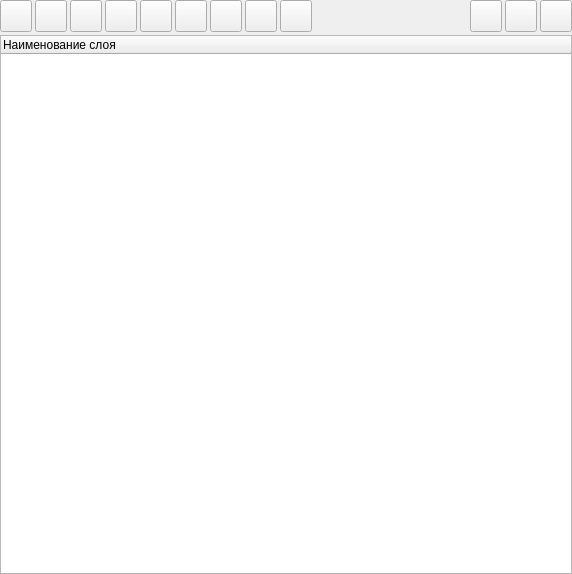
<?xml version="1.0" encoding="UTF-8"?>
<ui version="4.0">
 <class>LayersManagerForm</class>
 <widget class="QWidget" name="LayersManagerForm">
  <property name="geometry">
   <rect>
    <x>0</x>
    <y>0</y>
    <width>572</width>
    <height>574</height>
   </rect>
  </property>
  <property name="windowTitle">
   <string>Form</string>
  </property>
  <layout class="QVBoxLayout" name="verticalLayout">
   <property name="spacing">
    <number>3</number>
   </property>
   <property name="leftMargin">
    <number>0</number>
   </property>
   <property name="topMargin">
    <number>0</number>
   </property>
   <property name="rightMargin">
    <number>0</number>
   </property>
   <property name="bottomMargin">
    <number>0</number>
   </property>
   <item>
    <layout class="QHBoxLayout" name="horizontalLayout">
     <property name="spacing">
      <number>3</number>
     </property>
     <item>
      <widget class="QPushButton" name="openImage">
       <property name="minimumSize">
        <size>
         <width>32</width>
         <height>32</height>
        </size>
       </property>
       <property name="maximumSize">
        <size>
         <width>32</width>
         <height>32</height>
        </size>
       </property>
       <property name="text">
        <string/>
       </property>
       <property name="iconSize">
        <size>
         <width>26</width>
         <height>26</height>
        </size>
       </property>
      </widget>
     </item>
     <item>
      <widget class="QPushButton" name="editImage">
       <property name="minimumSize">
        <size>
         <width>32</width>
         <height>32</height>
        </size>
       </property>
       <property name="maximumSize">
        <size>
         <width>32</width>
         <height>32</height>
        </size>
       </property>
       <property name="text">
        <string/>
       </property>
       <property name="iconSize">
        <size>
         <width>26</width>
         <height>26</height>
        </size>
       </property>
      </widget>
     </item>
     <item>
      <widget class="QPushButton" name="createSvg">
       <property name="enabled">
        <bool>true</bool>
       </property>
       <property name="minimumSize">
        <size>
         <width>32</width>
         <height>32</height>
        </size>
       </property>
       <property name="maximumSize">
        <size>
         <width>32</width>
         <height>32</height>
        </size>
       </property>
       <property name="text">
        <string/>
       </property>
       <property name="iconSize">
        <size>
         <width>26</width>
         <height>26</height>
        </size>
       </property>
      </widget>
     </item>
     <item>
      <widget class="QPushButton" name="openSvg">
       <property name="enabled">
        <bool>true</bool>
       </property>
       <property name="minimumSize">
        <size>
         <width>32</width>
         <height>32</height>
        </size>
       </property>
       <property name="maximumSize">
        <size>
         <width>32</width>
         <height>32</height>
        </size>
       </property>
       <property name="text">
        <string/>
       </property>
       <property name="iconSize">
        <size>
         <width>26</width>
         <height>26</height>
        </size>
       </property>
      </widget>
     </item>
     <item>
      <widget class="QPushButton" name="editGraph">
       <property name="enabled">
        <bool>true</bool>
       </property>
       <property name="minimumSize">
        <size>
         <width>32</width>
         <height>32</height>
        </size>
       </property>
       <property name="maximumSize">
        <size>
         <width>32</width>
         <height>32</height>
        </size>
       </property>
       <property name="text">
        <string/>
       </property>
       <property name="iconSize">
        <size>
         <width>26</width>
         <height>26</height>
        </size>
       </property>
      </widget>
     </item>
     <item>
      <widget class="QPushButton" name="editSvg">
       <property name="enabled">
        <bool>true</bool>
       </property>
       <property name="minimumSize">
        <size>
         <width>32</width>
         <height>32</height>
        </size>
       </property>
       <property name="maximumSize">
        <size>
         <width>32</width>
         <height>32</height>
        </size>
       </property>
       <property name="text">
        <string/>
       </property>
       <property name="iconSize">
        <size>
         <width>26</width>
         <height>26</height>
        </size>
       </property>
      </widget>
     </item>
     <item>
      <widget class="QPushButton" name="createEtalonImage">
       <property name="enabled">
        <bool>true</bool>
       </property>
       <property name="minimumSize">
        <size>
         <width>32</width>
         <height>32</height>
        </size>
       </property>
       <property name="maximumSize">
        <size>
         <width>32</width>
         <height>32</height>
        </size>
       </property>
       <property name="text">
        <string/>
       </property>
       <property name="iconSize">
        <size>
         <width>26</width>
         <height>26</height>
        </size>
       </property>
      </widget>
     </item>
     <item>
      <widget class="QPushButton" name="editEtalonImageOrPolygon">
       <property name="sizePolicy">
        <sizepolicy hsizetype="Fixed" vsizetype="Fixed">
         <horstretch>0</horstretch>
         <verstretch>0</verstretch>
        </sizepolicy>
       </property>
       <property name="minimumSize">
        <size>
         <width>32</width>
         <height>32</height>
        </size>
       </property>
       <property name="maximumSize">
        <size>
         <width>32</width>
         <height>32</height>
        </size>
       </property>
       <property name="text">
        <string/>
       </property>
       <property name="iconSize">
        <size>
         <width>26</width>
         <height>26</height>
        </size>
       </property>
      </widget>
     </item>
     <item>
      <widget class="QToolButton" name="deleteEntity">
       <property name="enabled">
        <bool>true</bool>
       </property>
       <property name="minimumSize">
        <size>
         <width>32</width>
         <height>32</height>
        </size>
       </property>
       <property name="maximumSize">
        <size>
         <width>32</width>
         <height>32</height>
        </size>
       </property>
       <property name="toolTip">
        <string>Удалить</string>
       </property>
       <property name="text">
        <string/>
       </property>
      </widget>
     </item>
     <item>
      <spacer name="horizontalSpacer">
       <property name="orientation">
        <enum>Qt::Horizontal</enum>
       </property>
       <property name="sizeHint" stdset="0">
        <size>
         <width>0</width>
         <height>20</height>
        </size>
       </property>
      </spacer>
     </item>
     <item>
      <spacer name="verticalSpacer">
       <property name="orientation">
        <enum>Qt::Vertical</enum>
       </property>
       <property name="sizeType">
        <enum>QSizePolicy::Fixed</enum>
       </property>
       <property name="sizeHint" stdset="0">
        <size>
         <width>0</width>
         <height>32</height>
        </size>
       </property>
      </spacer>
     </item>
     <item>
      <widget class="QPushButton" name="exportFloor">
       <property name="minimumSize">
        <size>
         <width>32</width>
         <height>32</height>
        </size>
       </property>
       <property name="maximumSize">
        <size>
         <width>32</width>
         <height>32</height>
        </size>
       </property>
       <property name="toolTip">
        <string>Экспортировать этаж</string>
       </property>
       <property name="text">
        <string/>
       </property>
       <property name="iconSize">
        <size>
         <width>26</width>
         <height>26</height>
        </size>
       </property>
      </widget>
     </item>
     <item>
      <widget class="QPushButton" name="addLayer">
       <property name="minimumSize">
        <size>
         <width>32</width>
         <height>32</height>
        </size>
       </property>
       <property name="maximumSize">
        <size>
         <width>32</width>
         <height>32</height>
        </size>
       </property>
       <property name="toolTip">
        <string>Добавить слой</string>
       </property>
       <property name="text">
        <string/>
       </property>
       <property name="iconSize">
        <size>
         <width>26</width>
         <height>26</height>
        </size>
       </property>
      </widget>
     </item>
     <item>
      <widget class="QPushButton" name="deleteLayer">
       <property name="enabled">
        <bool>true</bool>
       </property>
       <property name="minimumSize">
        <size>
         <width>32</width>
         <height>32</height>
        </size>
       </property>
       <property name="maximumSize">
        <size>
         <width>32</width>
         <height>32</height>
        </size>
       </property>
       <property name="toolTip">
        <string>Удалить слой</string>
       </property>
       <property name="text">
        <string/>
       </property>
      </widget>
     </item>
    </layout>
   </item>
   <item>
    <widget class="QTreeWidget" name="treeWidget">
     <property name="rootIsDecorated">
      <bool>true</bool>
     </property>
     <column>
      <property name="text">
       <string>Наименование слоя</string>
      </property>
     </column>
    </widget>
   </item>
  </layout>
 </widget>
 <resources/>
 <connections/>
</ui>
